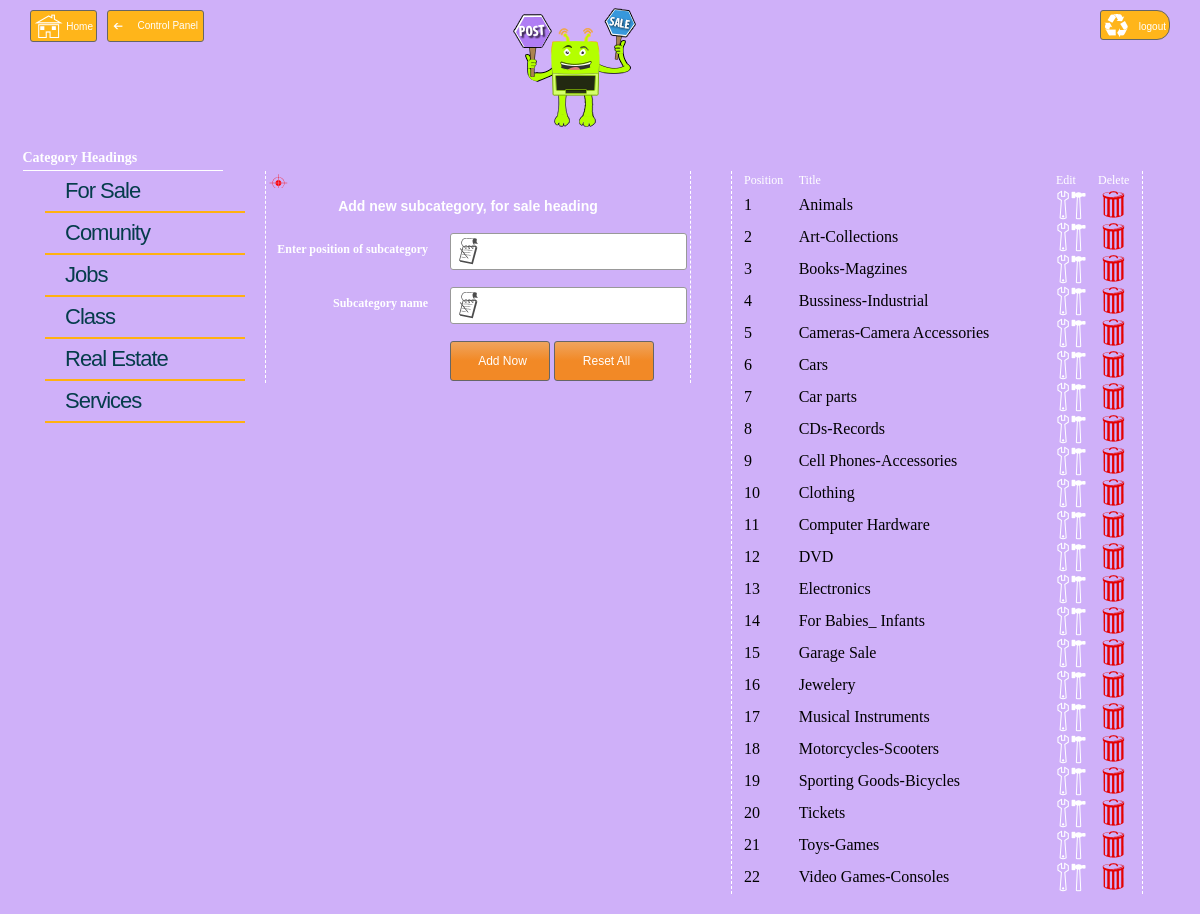
The page /_admin/for_sale.php (signed in) on the database its author committed.
### tables this page shows
CREATE TABLE IF NOT EXISTS `heading` (
  `id` int(10) UNSIGNED NOT NULL AUTO_INCREMENT,
  `title` varchar(45) NOT NULL,
  `visible` tinyint(1) UNSIGNED NOT NULL,
  `extension` varchar(45) NOT NULL,
  PRIMARY KEY (`id`)
);

CREATE TABLE IF NOT EXISTS `sub_heading` (
  `id` int(10) UNSIGNED NOT NULL AUTO_INCREMENT,
  `sub_id` int(10) UNSIGNED NOT NULL,
  `sub_title` varchar(45) NOT NULL,
  `position` int(10) UNSIGNED NOT NULL,
  PRIMARY KEY (`id`,`sub_id`),
  KEY `FK_sub_heading_1` (`sub_id`)
);

### _admin/for_sale.php (the view, shortened to what this page needs)
<?php
$query="Select * from sub_heading where sub_id='1' order by position asc";
$insertionquery=mysql_query($query);
?>
<!DOCTYPE html PUBLIC "-//W3C//DTD XHTML 1.0 Transitional//EN" "http://www.w3.org/TR/xhtml1/DTD/xhtml1-transitional.dtd">
<html xmlns="http://www.w3.org/1999/xhtml">
<head>
<link type="text/css" rel="stylesheet" href="css/admin.css" />
</head>
<body>
<form action="includes/logout.php">
<input name="logout" type="submit" value="logout" class="logout" />
</form>
<div class="home">
<a href="newmenu.php">Home</a>
</div>
<div class="back">
<a href="index.php">Control Panel</a>
</div>
<div id="image">
<a href="newmenu.php"><img src="../_images/signin.png" /></a>
</div>
<div id="page">
			<?php require_once('includes/menu.php')?>
   	  <div id="table">
		<form id="form" name="form" method="post" action="for_saleinsert.php">
        	<table>
            	<tr>
                	<td colspan="2"><span id="message"><?php echo $msg;?></span></td>
            	</tr>
            	<tr>
                	<td colspan="2" id="tableh2"><b>Add new subcategory, for sale heading</b></td>
            	</tr>
                <tr>
                	<td width="160" class="text">Enter position of subcategory</td>
                    <td width="238"><input name="pos" type="text" class="textfeilds" id="pos" required="required" /></td>
            	</tr>
            	<tr>
                	<td width="160" class="text">Subcategory name</td>
                    <td width="238"><input name="fr_title" type="text" class="textfeilds" id="m_title" required="required" /></td>
            	</tr>
            	<tr>
                	<td class="id1"></td>
                  <td><input type="submit" class="inputbutton" value="Add Now" />
                  <input name="Reset" type="reset" class="inputbutton" id="button" value="Reset All" /></td>
            	</tr>
            </table>
        </form>
      </div>
  		<div id="forshow">
      		<table width="100%">
  <tr class="id">
    <td class="td">Position</td>
    <td class="td">Title</td>
    <td class="td">Edit</td>
    <td class="td">Delete</td>
  </tr>
  <?php $k=1; while($get=mysql_fetch_array($insertionquery)) {?>
  <tr class="id1">
    <td><?php echo $get['position'];?></td>
    <td><?php echo $get['sub_title'];?></td>
    <td><a href="editfr.php?EDITC=<?php echo $get['id']?>"><img src="../_images/edit.png" /></a></td>
    <td><a href="delfr.php?DELC=<?php echo $get['id']?>"><img src="../_images/delet.png" /></a></td>
  </tr>
  <?php $k++; }?>
          </table>
      	</div>
 </div>
</body>
</html>

### _admin/includes/menu.php (shortened to what this page needs)
<?php
	$query="Select * from post.heading order by id asc";
	$insertion=mysql_query($query);
?>
<div id="fullmenu">
<h2>Category Headings</h2>
<div id="menu">
      	  <ul>
          <?php $k=1; while($result=mysql_fetch_array($insertion)){?>
        	<li><a href="<?php echo $result['extension'].'.php';?>"> <?php echo $result['title'];?> </a></li>
       	  <?php $k++; }?>
        	</ul>
        </div>
        </div>

### _admin/css/admin.css (style rules this page uses)
#message { height:20px; font-size:14px; color:#F00; background: url(../../_images/insert.png) no-repeat ; padding-left:20px; }
* { margin:0px auto; padding:0px; background-color:#CFB0F9; }
#image { height: 150px; background-repeat: no-repeat; margin-left:500px; }
#page { min-height: 530px; overflow:hidden; }
#fullmenu { width:205px; margin-left:20px; }
#fullmenu h2 { margin: 0px auto; width: 200px; font-size: 14px; text-align: left; height: 20px; color: #FFF; font-family: "Comic Sans MS", cursive; border-bottom:#FFF 1px solid; }
.inputbutton { background: #efa45d; background: -moz-linear-gradient(top, #efa45d 1%, #f28926 49%); background: -webkit-gradient(linear, left top, left bottom, color-stop(1%,#efa45d), color-stop(49%,#f28926)); background: -webkit-linear-gradient(top, #efa45d 1%,#f28926 49%); background: -o-linear-gradient(top, #efa45d 1%,#f28926 49%); background: -ms-linear-gradient(top, #efa45d 1%,#f28926 49%); background: linear-gradient(to bottom, #efa45d 1%,#f28926 49%); filter: progid:DXImageTransform.Microsoft.gradient( startColorstr='#efa45d', endColorstr='#f28926',GradientType=0 ); border-radius: 3px; text-align: center; height: 40px; width: 100px; margin-top:10px; padding-left: 5px; font-family: Verdana, Geneva, sans-serif; font-size: 12px; color:#FFF; border: 1px solid #666; }
#table { margin-left: 20px; float: left; border-left-width: 1px; border-left-style: dashed; border-left-color: #FFF; border-right-width: 1px; border-right-style: dashed; border-right-color: #FFF; }
#tableh2 { font-size: 14px; font-family: Verdana, Geneva, sans-serif; line-height: 30px; text-align: center; padding-right: 20px; color: #FFF; font-weight: bold; }
.textfeilds { border-radius: 3px; text-align: left; height: 35px; width: 200px; margin-top:10px; margin-bottom:5px; background: #FFF url(../../_images/posttextfeild.png) no-repeat 3px 3px; padding-left: 35px; font-family: Verdana, Geneva, sans-serif; font-size: 12px; color: #8B8B8B; border: 1px solid #999; }
.text { font-size: 12px; font-family:"Times New Roman"; line-height: 30px; text-align: right; padding-right: 20px; color: #FFF; font-weight: bold; }
#forshow { float: left; height: auto; margin-bottom:20px; width:400px; margin-left: 40px; border-left-width: 1px; border-left-style: dashed; border-left-color: #FFF; border-right-width: 1px; border-right-style: dashed; border-right-color: #FFF; padding-left:10px; }
.td { font-size:12px; color:#FFF; font-family:"Comic Sans MS", cursive; }
.back { background: #FFB51A url(../../_images/back.png) no-repeat 5px 10px; border-radius: 3px; text-align: right; height: 30px; width: 90px; margin-top:10px; border: 1px solid #666; float:left; padding-right:5px; line-height:30px; margin-left:10px; }
.back a { font-family: Verdana, Geneva, sans-serif; font-size: 10px; color:#FFF; text-decoration:none; background:none; }
.home { width:62px; height:30px; background: #FFB51A url(../../_images/home.png) no-repeat 3px 1px; border-radius: 3px; text-align: right; margin-top:10px; border: 1px solid #666; float:left; padding-right:3px; line-height:32px; margin-left:30px; }
.home a { font-family: Verdana, Geneva, sans-serif; font-size: 10px; color:#FFF; text-decoration:none; background:none; }
.logout { width:70px; height:30px; background: #FFB51A url(../../_images/logout.png) no-repeat 3px 1px; border-radius: 3px 13px 13px 3px; text-align: right; margin-top:10px; border: 1px solid #666; float:right; padding-right:3px; line-height:32px; margin-right:30px; font-family: Verdana, Geneva, sans-serif; font-size: 10px; color:#FFF; text-decoration:none; }

### _admin/includes/menu.php (style rules this page uses)
#menu { float: left; min-height:120px; width: 200px; line-height:30px; padding-left:25px; }
#menu ul li { font-family:Verdana, Geneva, sans-serif; border-bottom:2px solid #FFB111; list-style:none; line-height:40px; text-decoration: none; font-size: 22px; }
#menu ul li a { text-decoration: none; width:auto; height:40px; color:#053C4B; font-weight: lighter; letter-spacing: -1px; padding:5px 20px; }
#fullmenu { width:205px; margin-left:20px; }
#fullmenu h2 { margin: 0px auto; width: 200px; font-size: 14px; text-align: left; height: 20px; color: #FFF; font-family: "Comic Sans MS", cursive; border-bottom:#FFF 1px solid; }

### rows shown on the page
heading: title "For Sale"
heading: title "Comunity"
heading: title "Jobs"
heading: title "Class"
heading: title "Real Estate"
heading: title "Services"
sub_heading: position "1", sub_title "Animals"
sub_heading: position "2", sub_title "Art-Collections"
sub_heading: position "3", sub_title "Books-Magzines"
sub_heading: position "4", sub_title "Bussiness-Industrial"
sub_heading: position "5", sub_title "Cameras-Camera Accessories"
sub_heading: position "6", sub_title "Cars"
sub_heading: position "7", sub_title "Car parts"
sub_heading: position "8", sub_title "CDs-Records"
sub_heading: position "9", sub_title "Cell Phones-Accessories"
sub_heading: position "10", sub_title "Clothing"
sub_heading: position "11", sub_title "Computer Hardware"
sub_heading: position "12", sub_title "DVD"
sub_heading: position "13", sub_title "Electronics"
sub_heading: position "14", sub_title "For Babies_ Infants"
sub_heading: position "15", sub_title "Garage Sale"
sub_heading: position "16", sub_title "Jewelery"
sub_heading: position "17", sub_title "Musical Instruments"
sub_heading: position "18", sub_title "Motorcycles-Scooters"
sub_heading: position "19", sub_title "Sporting Goods-Bicycles"
sub_heading: position "20", sub_title "Tickets"
sub_heading: position "21", sub_title "Toys-Games"
sub_heading: position "22", sub_title "Video Games-Consoles"
